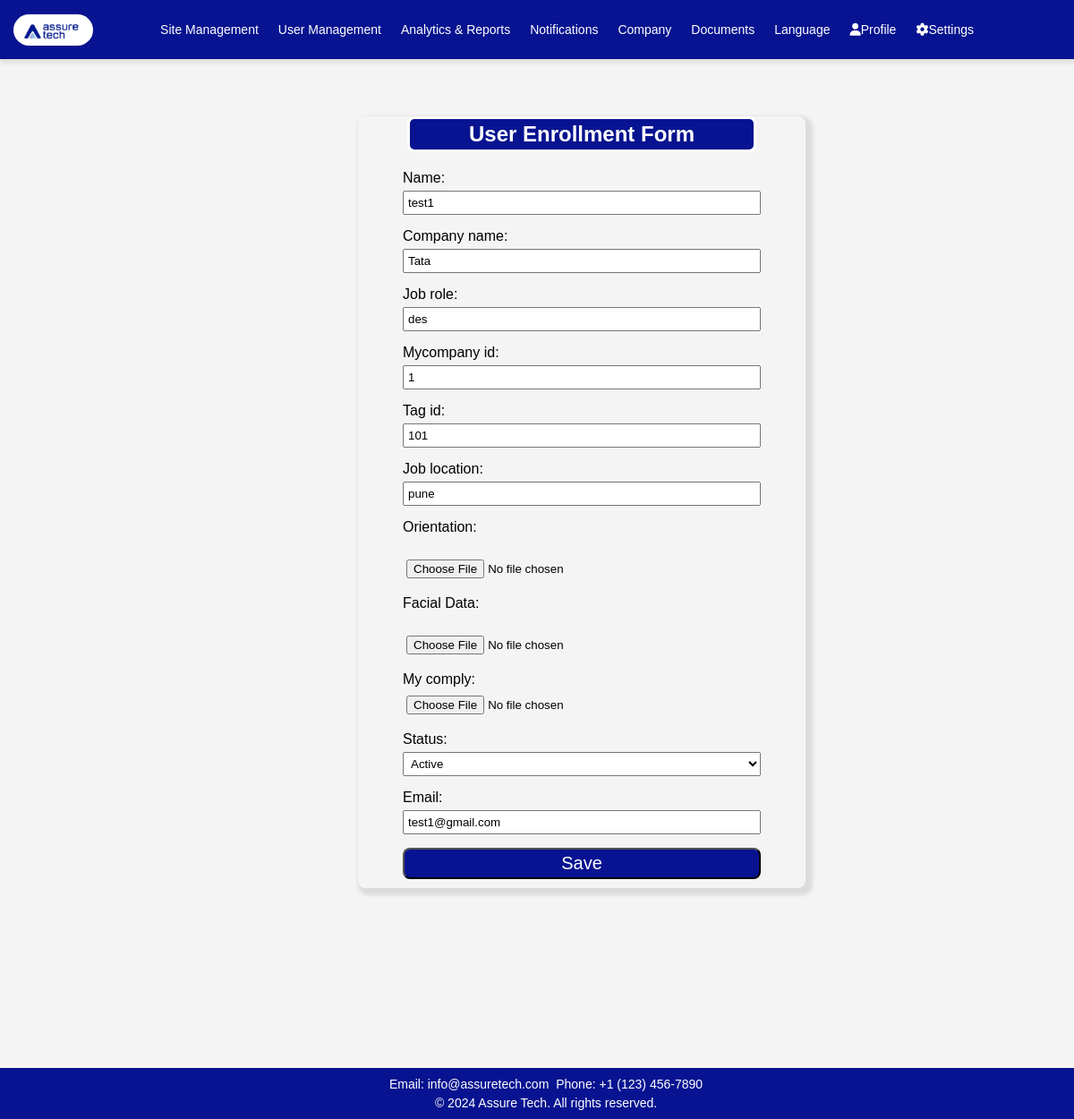
Screenshot of /update/37/ with the database file from the repository.
### app1/models.py (models this page shows, shortened)
class UserEnrolled(models.Model):
    sr = models.AutoField(primary_key=True,unique=True)
    picture = models.ImageField(upload_to='user_pictures/', blank=True, null=True)
    name = models.CharField(max_length=255)
    company_name = models.CharField(max_length=100)
    job_role = models.CharField(max_length=100)
    mycompany_id = models.CharField(max_length=10)
    tag_id = models.CharField(max_length=50)
    job_location = models.CharField(max_length=100)
    orientation = models.FileField(upload_to='attachments/', blank=True,null=True, validators=[FileExtensionValidator(['jpeg', 'jpg'])])
    facial_data = models.ImageField(upload_to=user_image_upload_path, blank=True, null=True, verbose_name='Facial Data')
    my_comply = models.ImageField(upload_to='compliance_images/',blank=True, null=True)
    status = models.CharField(max_length=100, choices=[
        ('active', 'Active'),
        ('inactive', 'Inactive'),
    ], default='active')
    email = models.EmailField()
    password = models.CharField(max_length=50)

### app1/views.py (the view)
# urls.py: path('update/<int:pk>/', UpdateData.as_view(), name='user_update'),
class UpdateData(UpdateView):
    model = UserEnrolled
    fields = ['name','company_name','job_role','mycompany_id','tag_id','job_location','orientation','facial_data','my_comply','status','email']
    template_name = 'app1/add_user.html'
    success_url = reverse_lazy('get_all')

### app1/templates/app1/add_user.html (shortened to what this page needs)
<!DOCTYPE html>
<html lang="en">
<head>
    <link rel="stylesheet" href="https://cdnjs.cloudflare.com/ajax/libs/font-awesome/5.15.3/css/all.min.css">
    <link rel="stylesheet" href="https://cdnjs.cloudflare.com/ajax/libs/font-awesome/6.0.0/css/all.min.css">
    {% load static %}
</head>
<body>
    <header>
        <a class="logo" href="#"><img src="{% static 'app1/images/logo.jpg' %}" alt="Logo"></a>
        <nav class="nav">
            <div class="dropdown">
                <a href="{% url 'sites' %}">Site Management</a>
            </div>
            <a href="{% url 'get_all' %}">User Management</a>
            <a href="{% url 'report' %}">Analytics & Reports</a>
            <a href="{% url 'notification1' %}">Notifications</a>
            <a href="{% url 'company' %}">Company</a>
            <a href="{%url 'orientation' %}">Documents</a>
            <div class="dropdown">
                <a href="#" class="dropbtn">Language</a>
            </div>
            <div class="dropdown">
                <a href="#" class="dropbtn"><i class="fas fa-user"></i>Profile</a>
            </div>
            <div class="dropdown">
                <a href="#" class="dropbtn"><i class="fas fa-cog"></i>Settings</a>
            </div>
        </nav>
    </header>
    <div class="container">
        <h2>User Enrollment Form</h2>
        <form method="post" action="" enctype="multipart/form-data">
            {% for field in form %}
                {% if field.name == 'orientation' or field.name == 'facial_data' %}
                    {% if form.instance.field.name %}
                        <label><a href="#" onclick="showData('{{ field.name }}'); return false;">{{ field.label }}</a></label>
                        <br>
                        <div id="{{ field.name }}Data" style="display: none;">
                            <p>{{ form.instance.field.name }}</p>
                        </div>
                    {% else %}
                        <label>{{ field.label_tag }}</label>
                        <br>
                        <input type="file" name="{{ field.name }}" id="{{ field.id_for_label }}" accept="image/*">
                    {% endif %}
                {% else %}
                    {{ field.label_tag }} {{ field }}
                    <br>
                {% endif %}
            {% endfor %}
            <input type="submit" value="Save">
        </form>
    </div>
    <footer>
        <p>Email: info@assuretech.com</p>
        <p>Phone: +1 (123) 456-7890</p>
        <div class="footer-bottom">
            <p>&copy; 2024 Assure Tech. All rights reserved.</p>
        </div>
    </footer>
</body>
</html>

### app1/templates/app1/add_user.html (style rules this page uses)
body { font-family: 'Verdana', sans-serif; width: 100%; margin: 0; padding-top: 10vh; background: #f4f4f4; box-sizing: border-box; height: 1250px; }
header { background-color: #071390; color: white; text-align: center; padding: 15px 0; position: fixed; top: 0; width: 100%; z-index: 1000; display: flex; justify-content: space-between; align-items: center; box-shadow: 0px 4px 6px rgba(0, 0, 0, 0.1); }
.nav a { color: white; padding: 10px 10px; font-size: 14px; text-decoration: none; display: inline-block; margin-right: 2px; transition: color 0.3s ease; }
.nav { display: flex; align-items: center; margin-right: 100px; }
.logo img { max-height: 35px; margin-left: 15px; float: left; border-radius: 20px; }
.dropdown { display: inline-block; position: relative; text-align: center; }
footer { position: fixed; bottom: 0; width: 100%; background-color: #071390; color: white; text-align: center; padding: 10px; z-index: 1000; font-size: 14px; }
footer h4, footer p { white-space: nowrap; margin: 0; padding: 2px; display: inline; }
.footer-bottom { white-space: nowrap; padding-top: 5px; }
.footer-bottom p { margin: 0; }
h2 { text-align: center; background-color: #071390; margin-left: 55px; margin-right: 55px; padding: 3px; border: solid; color: white; border-radius: 8px; }
form { width: 80%; max-width: 600px; margin: auto; margin-top: 15px; }
label { display: block; margin-top: 5px; }
input, select { width: 100%; padding: 4px; margin-top: 5px; margin-bottom: 10px; box-sizing: border-box; }
input[type="submit"] { background-color: #071390; color: white; cursor: pointer; font-size: 20px; border-radius: 8px; }
.container { padding: 0; border-radius: 8px; box-shadow: 4px 4px 4px 4px rgba(0, 0, 0, 0.1); width: 500px; margin-top: 50px; margin-left: 400px; }

### rows the page displays
UserEnrolled: form "test1" "Tata" "des" "1" "101" "pune" "Active" "test1@gmail.com"

### other values shown
{{ field.label_tag }} "Name:" "Company name:" "Job role:" "Mycompany id:" "Tag id:" "Job location:" "My comply:" "Status:" "Email:"
{{ field.label_tag }} "Orientation:" "Facial Data:"
